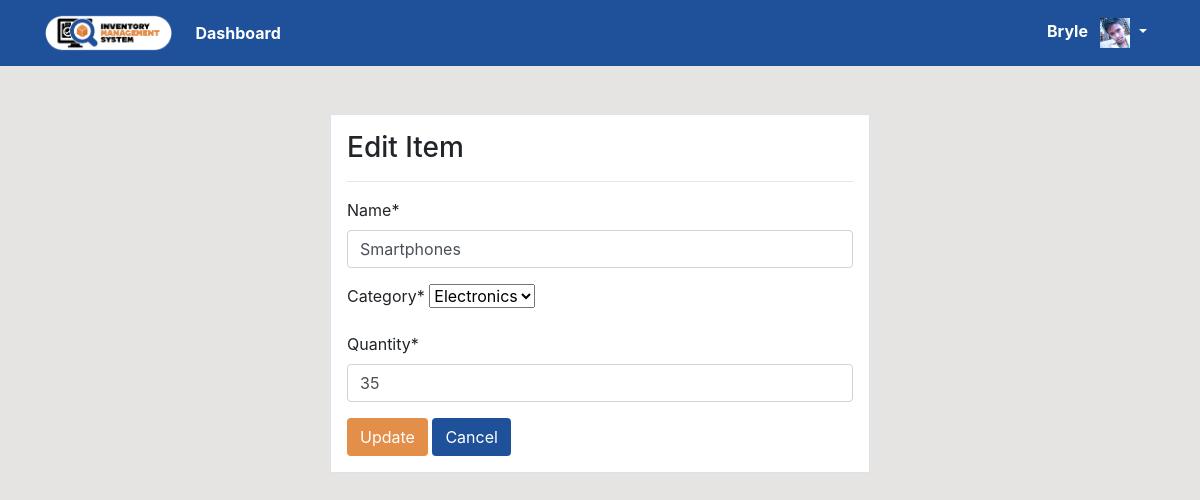
/product/update/10/ (signed in), run on the app's committed database.
### user/models.py (models this page shows, shortened)
class Profile(models.Model):
    staff = models.OneToOneField(User, on_delete=models.CASCADE, null=True)
    address = models.CharField(max_length=200, null=True)
    phone = models.CharField(max_length=20, null=True)
    image = models.ImageField(default='avatar.jpg',upload_to='Profile_Images')

### dashboard/models.py (models this page shows, shortened)
class Product(models.Model):
    name = models.CharField(max_length=100, null=True)
    category = models.CharField(max_length=50, choices=CATEGORY, null=True)
    quantity = models.PositiveIntegerField(null=True)
    class Meta:
        verbose_name_plural = 'Products'

### dashboard/views.py (the view)
# urls.py: path('product/update/<int:pk>/', views.product_update, name='dashboard-product-update'),
@login_required
def product_update(request, pk):
    item = Product.objects.get(id=pk)
    if request.method=='POST':
        form = ProductForm(request.POST, instance=item)
        if form.is_valid():
            form.save()
            return redirect('dashboard-product')
    else:
        form = ProductForm(instance=item)
    context={
        'form': form,
    }
    return render(request, 'dashboard/product_update.html', context)

### dashboard/forms.py
class ProductForm(forms.ModelForm):
    class Meta:
        model = Product
        fields = ['name', 'category', 'quantity']

### templates/dashboard/product_update.html (shortened to what this page needs)
{% extends 'partials/base.html' %}
{% load crispy_forms_tags %}
{% block content %}
<div class="container">
    <div class="row mt-5">
        <div class="col-md-6 offset-md-3">
            <div class="border bg-white p-3">
                <h3>Edit Item</h3>
                <hr>
                <form method="POST">
                    {{ form|crispy }}
                    <input class="btn text-white" style="background-color: #E38E49;" type="submit" value="Update">
                    <a class="btn text-white" style="background-color: #1F509A;" href="{% url 'dashboard-product' %}">Cancel</a>
                </form>
            </div>
        </div>
    </div>
</div>
{% endblock %}

### templates/partials/nav.html (shortened to what this page needs)
{% load static %}
<nav class="navbar navbar-expand-lg" style="background-color: #1F509A;">
    <div class="container">
        <a class="navbar-brand" href="{% url 'dashboard-index' %}">
            <img src="{% static 'images/Logo2.png' %}" alt="Eyyyable Logo" style="max-height: 40px;">
        </a>
        <div class="collapse navbar-collapse" id="navbarSupportedContent">
            <ul class="navbar-nav mr-auto">
                <li class="nav-item active">
                    <a class="nav-link text-white font-weight-bold">Dashboard <span class="sr-only">(current)</span></a>
                </li>
            </ul>
            <ul class="navbar-nav ms-auto d-flex align-items-center">
                <li class="nav-item dropdown">
                    <a class="nav-link dropdown-toggle text-white" href="#" id="navbarDropdown" role="button" data-toggle="dropdown" aria-haspopup="true" aria-expanded="false">
                        <span class="mr-2"><strong>{{ user.username }}</strong></span>
                        <img src="{{ user.profile.image.url }}" alt="" style="width: 30px; height: 30px;">
                    </a>
                </li>
            </ul>
        </div>
    </div>
</nav>

### static/style.css (style rules this page uses)
body { background: rgb(230, 227, 227); }

### data on the page
Product: name "Smartphones", category "Electronics", quantity "35"

### other printed values
{{ user.username }} "Bryle"
